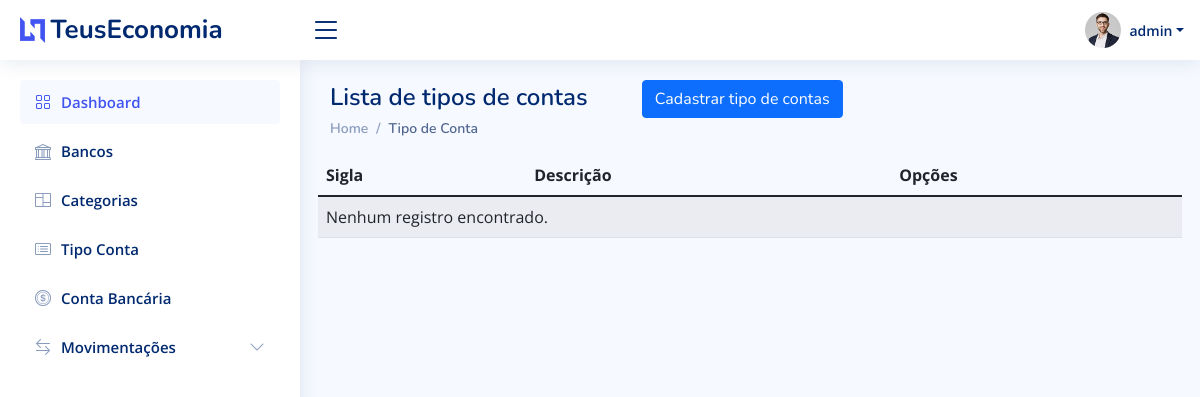
The app's page /listar/tipo-conta/ (signed in), older data.
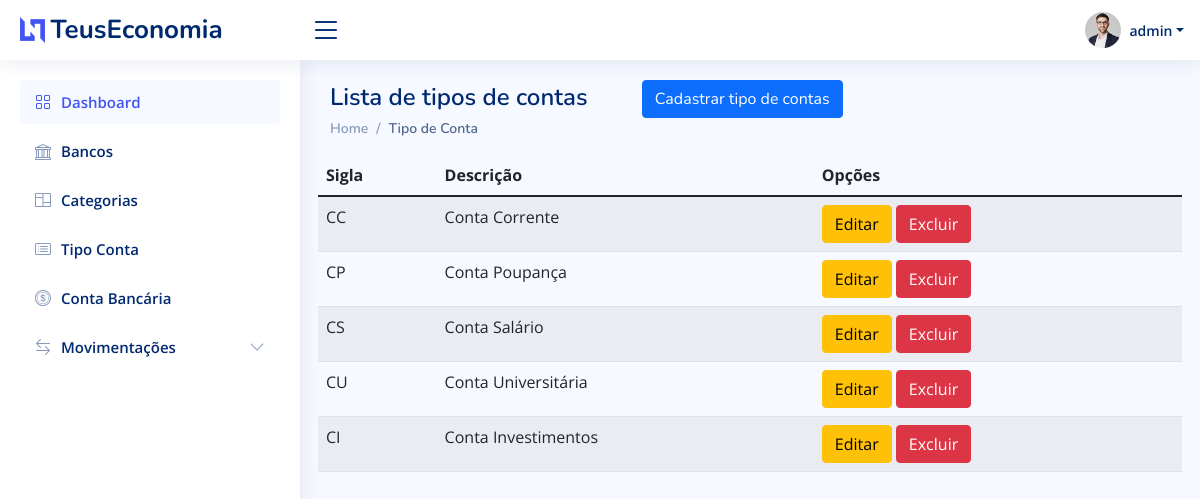
The same page, newer data.
### Paginas/models.py (models this page shows, shortened)
class TipoConta(models.Model):
	nome = models.CharField(max_length=50)
	descricao = models.CharField(max_length=100, verbose_name="Descrição")

### Paginas/views.py (the view)
# urls.py: path('listar/tipo-conta/', TipoContaList.as_view(), name='listar-tipo-conta'),
class TipoContaList(GroupRequiredMixin, LoginRequiredMixin, ListView):
	model = TipoConta
	template_name = 'paginas/listas/tipo-conta.html'
	group_required = u"Administrador"

### Paginas/templates/paginas/listas/tipo-conta.html
{% extends 'paginas/modelo.html' %} {% load static %} {% block pagetitle %}
<h1>Lista de tipos de contas
    <a href="{% url 'cadastrar-tipo-conta' %}" class="btn btn-primary float-right ms-5">
		Cadastrar tipo de contas
	</a>
</h1>
{% endblock %} {% block breadcrumb %}
<nav>
    <ol class="breadcrumb">
        <li class="breadcrumb-item"><a href="{% url 'index' %}">Home</a></li>
        <li class="breadcrumb-item active">Tipo de Conta</li>
    </ol>
</nav>
{% endblock %} {% block main %}
<table class="table table-striped">
    <thead>
        <tr>
            <th>Sigla</th>
            <th>Descrição</th>
            <th>Opções</th>
        </tr>
    </thead>
    <tbody>
        {% for obj in object_list %}
        <tr>
            <td>{{ obj.nome }}</td>
            <td>{{ obj.descricao }}</td>
            <td>
                <a href="{% url 'editar-tipo-conta' obj.pk %}" class="btn btn-warning">Editar</a>
                <a href="{% url 'excluir-tipo-conta' obj.pk %}" class="btn btn-danger">Excluir</a>
            </td>
        </tr>
        {% empty %}
        <tr>
            <td colspan="100%">Nenhum registro encontrado.</td>
        </tr>
        {% endfor %}
    </tbody>
</table>
{% endblock %}

Row changes from the older to the newer data that the page shows:
added TipoConta: nome "CC", descricao "Conta Corrente"
added TipoConta: nome "CP", descricao "Conta Poupança"
added TipoConta: nome "CS", descricao "Conta Salário"
added TipoConta: nome "CU", descricao "Conta Universitária"
added TipoConta: nome "CI", descricao "Conta Investimentos"
Text that changed along with them:
text no longer shown: "Nenhum registro encontrado."
